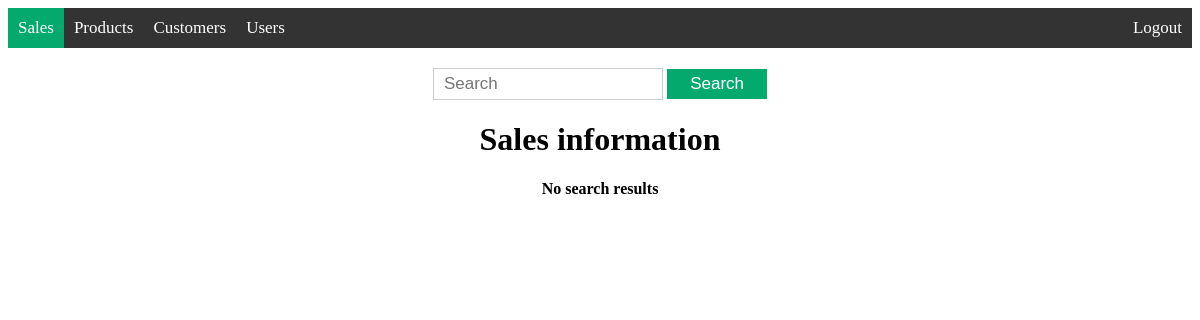
Page /search_sale (signed in) on the earlier database version.
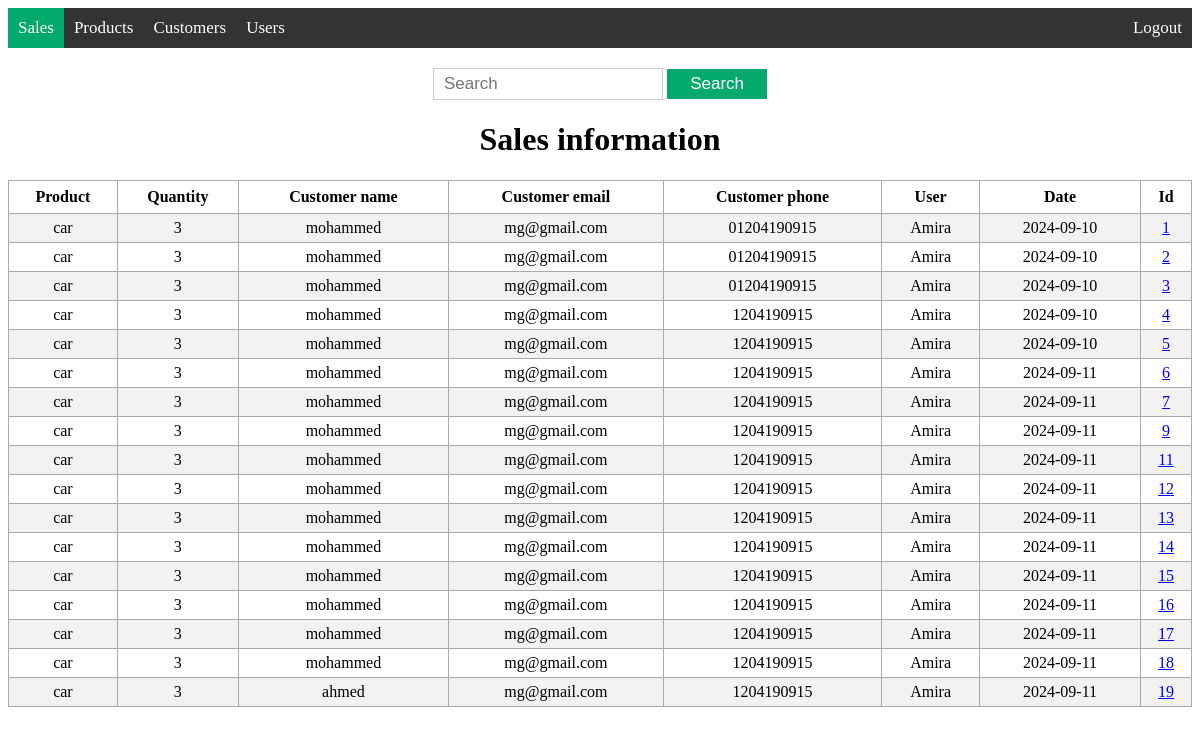
Same page on the later database version.
### models/sale.py (models this page shows, shortened)
class Sale(db.Model):
    __tablename__ = 'sales'
    id = db.Column(db.Integer, primary_key=True)
    product_name = db.Column(db.String(200), nullable=False)
    product_quantity = db.Column(db.Integer, nullable=False)
    customer_name = db.Column(db.String(200), nullable=False)
    customer_email = db.Column(db.String(200), nullable=False)
    customer_phone = db.Column(db.String(15))
    user_name = db.Column(db.String(200), nullable=False)
    date = db.Column(db.DateTime, default=datetime.now(pytz.UTC))

### app.py (the view)
@app.route('/search_sale', methods=['GET', 'POST'])
@roles_accepted('admin', 'editor', 'supervisor')
def search_sale():
    search = request.args.get('search', '')
    sales = get_sales(search)
    return render_template('search_sale.html', sales=sales)

### models/sale.py (called while the page is built)
def get_sales(search):
    search_pattern = f"%{search}"
    results = Sale.query.filter(
        (Sale.id.like(search_pattern)) | (Sale.product_name.like(search_pattern))
        | (Sale.customer_name.like(search_pattern)) | (Sale.customer_email.like(search_pattern))
        | (Sale.user_name.like(search_pattern)) | (Sale.date.like(search_pattern))
    ).all()
    return results

### templates/search_sale.html (shortened to what this page needs)
{% extends 'base.html' %}
{% block body %}
<div class="content">
    {% block navbar %}
    <div class='topnav'>
        <a class='active' href='/view_sale'>Sales</a>
        <a href='/view_product'>Products</a>
        <a href='/view_customer'>Customers</a>
        {% if current_user.has_role('admin') or current_user.has_role('supervisor')%}
        <a href='/view_user'>Users</a>
        {% endif %}
        <a class='logout' href='/logout'>Logout</a>
    </div>
    {% endblock %}
    <div class='search'>
        <form action="{{ url_for('search_sale', search='') }}" method="get">
            <input type='text' placeholder='Search' name='search' id='search'>
            <input type='submit' value="Search">
        </form>
    </div>
    <div class="view">
        <h1 style="text-align: center;">Sales information</h1>
        {% if sales|length < 1 %}
        <h4  style="text-align: center;"> No search results</h4>
        {% else %}
        <table>
            <tr>
                <th>Product</th>
                <th>Quantity</th>
                <th>Customer name</th>
                <th>Customer email</th>
                <th>Customer phone</th>
                <th>User</th>
                <th>Date</th>
                <th>Id</th>
            </tr>
            {% for sale in sales %}
                <tr>
                    <td>{{ sale.product_name }}</td>
                    <td>{{ sale.product_quantity }}</td>
                    <td>{{ sale.customer_name }}</td>
                    <td>{{ sale.customer_email }}</td>
                    <td>{{ sale.customer_phone }}</td>
                    <td>{{ sale.user_name }}</td>
                    <td>{{ sale.date.date() }}</td>
                    <td><a href="/info_sale/{{ sale.id }}">{{ sale.id }}</a></td>
                </tr>
            {% endfor %}
        </table>
        {% endif %}
    </div>
</div>
{% endblock %}

### templates/base.html (shortened to what this page needs)
<!DOCTYPE html>
<html lang="en">
    <head>
        <link rel="stylesheet" href="{{ url_for('static', filename='main.css') }}">
    </head>
    <body>
        {% block body %}{% endblock %}
    </body>
</html>

### static/main.css (style rules this page uses)
.view table, td, th { border: 1px solid #aaa; }
.view table { border-collapse: collapse; width: 100%; }
.view th { height: 30px; }
.view td { text-align: center; padding: 5px; }
.view tr:nth-child(even) { background-color: #f2f2f2; }
.view tr:nth-child(odd) { background-color: #ffffff; }
.topnav { width: 100%; background-color: #333; padding: 0px; display: flex; justify-content: space-between; align-items: center; }
.topnav a { color: #fff; text-decoration: none; padding: 10px; font-size: 17px; }
.topnav a.logout { margin-left: auto; }
.topnav a.active { background-color: #04AA6D; color: white; }
.search { text-align: center; padding-top: 20px; }
.search form { display: inline-block; margin: 0 auto; }
.search input[type="text"] { width: 60%; height: 10px; padding: 10px; font-size: 17px; border: 1px solid #ccc; }
.search input[type="submit"] { width: 100px; height: 30px; padding: 4px 8px;; font-size: 17px; background-color: #04AA6D; color: #fff; border: none; cursor: pointer; }
.table_box th, td { padding: 10px; text-align: left; }

Differences in the rows shown:
added Sale: product_name "car", product_quantity "3", customer_name "mohammed", customer_email "mg@gmail.com", customer_phone "01204190915", user_name "Amira", date "2024-09-10", id "1"
added Sale: product_name "car", product_quantity "3", customer_name "mohammed", customer_email "mg@gmail.com", customer_phone "01204190915", user_name "Amira", date "2024-09-10", id "2"
added Sale: product_name "car", product_quantity "3", customer_name "mohammed", customer_email "mg@gmail.com", customer_phone "01204190915", user_name "Amira", date "2024-09-10", id "3"
added Sale: product_name "car", product_quantity "3", customer_name "mohammed", customer_email "mg@gmail.com", customer_phone "1204190915", user_name "Amira", date "2024-09-10", id "4"
added Sale: product_name "car", product_quantity "3", customer_name "mohammed", customer_email "mg@gmail.com", customer_phone "1204190915", user_name "Amira", date "2024-09-10", id "5"
added Sale: product_name "car", product_quantity "3", customer_name "mohammed", customer_email "mg@gmail.com", customer_phone "1204190915", user_name "Amira", date "2024-09-11", id "6"
added Sale: product_name "car", product_quantity "3", customer_name "mohammed", customer_email "mg@gmail.com", customer_phone "1204190915", user_name "Amira", date "2024-09-11", id "7"
added Sale: product_name "car", product_quantity "3", customer_name "mohammed", customer_email "mg@gmail.com", customer_phone "1204190915", user_name "Amira", date "2024-09-11", id "9"
added Sale: product_name "car", product_quantity "3", customer_name "mohammed", customer_email "mg@gmail.com", customer_phone "1204190915", user_name "Amira", date "2024-09-11", id "11"
added Sale: product_name "car", product_quantity "3", customer_name "mohammed", customer_email "mg@gmail.com", customer_phone "1204190915", user_name "Amira", date "2024-09-11", id "12"
added Sale: product_name "car", product_quantity "3", customer_name "mohammed", customer_email "mg@gmail.com", customer_phone "1204190915", user_name "Amira", date "2024-09-11", id "13"
added Sale: product_name "car", product_quantity "3", customer_name "mohammed", customer_email "mg@gmail.com", customer_phone "1204190915", user_name "Amira", date "2024-09-11", id "14"
added Sale: product_name "car", product_quantity "3", customer_name "mohammed", customer_email "mg@gmail.com", customer_phone "1204190915", user_name "Amira", date "2024-09-11", id "15"
added Sale: product_name "car", product_quantity "3", customer_name "mohammed", customer_email "mg@gmail.com", customer_phone "1204190915", user_name "Amira", date "2024-09-11", id "16"
added Sale: product_name "car", product_quantity "3", customer_name "mohammed", customer_email "mg@gmail.com", customer_phone "1204190915", user_name "Amira", date "2024-09-11", id "17"
added Sale: product_name "car", product_quantity "3", customer_name "mohammed", customer_email "mg@gmail.com", customer_phone "1204190915", user_name "Amira", date "2024-09-11", id "18"
added Sale: product_name "car", product_quantity "3", customer_name "ahmed", customer_email "mg@gmail.com", customer_phone "1204190915", user_name "Amira", date "2024-09-11", id "19"
Other differences:
text no longer shown: "No search results"
text now shown: "Product Quantity Customer name Customer email Customer phone User Date Id"
